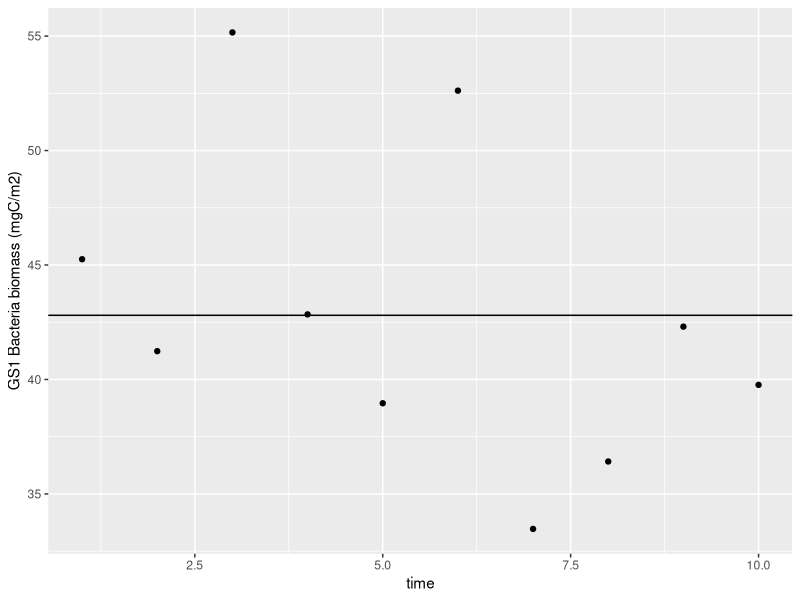

Source code (R):
rm(list=ls())
library(readxl)
library(dplyr)
GPSC_bac <- read_excel("data/GPSC_bact/GPSC_bacteria_count_OR1-1190.xlsx")
GPSC_bac %>% select(`Bacterial Cell Count`) 
A<-9^2*pi   #well area (mm^2)
a<-0.11^2*pi #view area (mm^2)
V<-0.1/2    #sample volume	(ml=cm3)
GS1_bac<-data.frame(time=seq(1:10),
                    count=as.numeric(unlist(GPSC_bac[2:11,7])))

GS1_bac<-GS1_bac %>% 
  mutate(num=count*A/a/V) %>% #count* A/a/V *10 cm = # bac/ cm3
  mutate(biomass=num*10*10*10^(-12)/10^(-4))
# Convert to biomass (assuming 10 fgC cell-1, Deming & Capenter 2008)
# # bac/cm3 * 10cm *10 fgC/bac = #fgC/cm2->*E-12/E-4= # mgC/m2


library(ggplot2)
ggplot(data=GS1_bac,aes(x=time, y=biomass))+
  geom_point()+
  ylab("GS1 Bacteria biomass (mgC/m2)")+
  geom_hline(yintercept = mean(GS1_bac$biomass))

mean(GS1_bac$biomass)
sd(GS1_bac$biomass)
